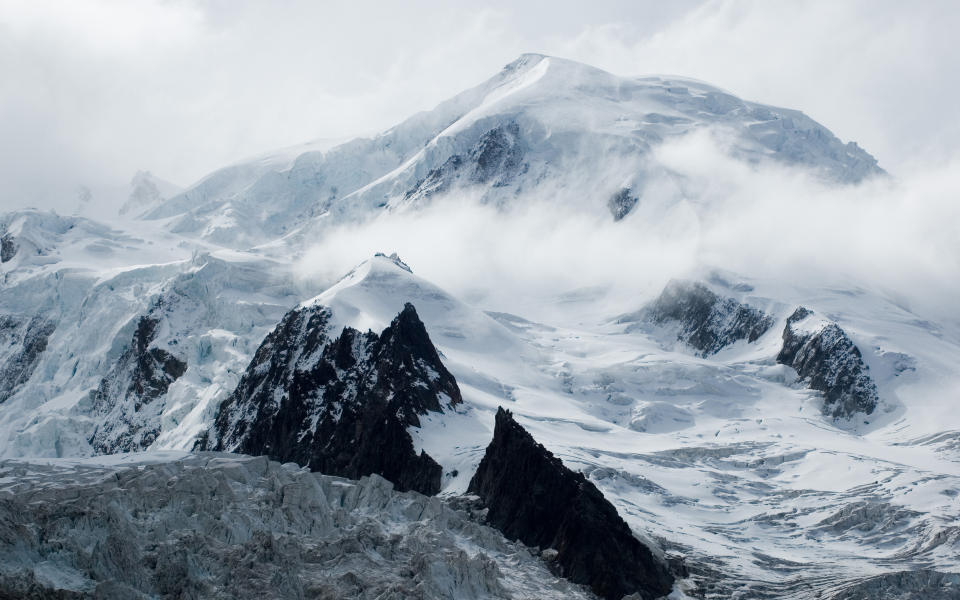
//> input picture histogram_equalization/Sequential/img/1047733-mont-blanc.jpg, 1920 x 1200 px (shown at 1/2 size); its folder holds only this picture in this run
$ ./main   (built with g++ and OpenCV 4)
//> lines starting //> are read from the running program, lines starting //| are printed output that depends on the picture
### histogram_equalization/Sequential/equalization.cpp
#include <opencv2/highgui/highgui.hpp>
#include <opencv2/imgproc/imgproc.hpp>

using namespace std;
using namespace cv;

void equalization(Mat image, int equalized[], int *yuv_vector)
{
    int index = 0;
    for(int i = 0; i < image.rows; i++) {
        for (int j = 0; j < image.cols; j++) {


            int Y = equalized[yuv_vector[index]];  // edit Y channel with equalized vector
            int U = yuv_vector[index+1];
            int V = yuv_vector[index+2];

            // reconvert from YUV to RGB
            unsigned char R = (unsigned char)max(0, min(255,(int)(Y + 1.4075 * (V - 128))));
            unsigned char G = (unsigned char)max(0, min(255,(int)(Y - 0.3455 * (U - 128) - (0.7169 * (V - 128)))));
            unsigned char B = (unsigned char)max(0, min(255,(int)(Y + 1.7790 * (U - 128))));

            Vec3b intensity = image.at<Vec3b>(i,j);

            intensity.val[0] = R;
            intensity.val[1] = G;
            intensity.val[2] = B;

            image.at<Vec3b>(i,j) = intensity;

            index = index + 3;
        }
    }
}

### histogram_equalization/Sequential/histogram.cpp
#include <opencv2/highgui/highgui.hpp>
#include <opencv2/imgproc/imgproc.hpp>

using namespace std;
using namespace cv;

void make_histogram(Mat image, int hist[], int *yuv_vector){
// receives the image histogram as formal parameter(int hist[]) and computes the RGB to YUV conversion, updating the Y histogram

    // initialize all intensity values to 0
    for(int i = 0; i < 256; i++){
        hist[i] = 0;
    }

    int index = 0;
    //slide rows and cols
    for(int i = 0; i < image.rows; i++) {
        for (int j = 0; j < image.cols; j++)
        {

            Vec3b intensity = image.at<Vec3b>(i,j); //vector with 3 byte entries, each one for R,G,B respectively

            int R = intensity.val[0]; // R is red
            int G = intensity.val[1]; // G is green
            int B = intensity.val[2]; // B is blue

            // Conversion
            int Y = R * .299000 + G * .587000 + B * .114000; // Y is the luminance level
            int U = R * -.168736 + G * -.331264 + B * .500000 + 128;
            int V = R * .500000 + G * -.418688 + B * -.081312 + 128;

            hist[Y]++;
            // memorize in a column vector all the pixels of the image in RGB format ( the yuv_vector is initialized like rows*cols*3 )
            yuv_vector[index] = Y;
            yuv_vector[index + 1] = U;
            yuv_vector[index + 2] = V;

            index = index +3;
        }
    }
}

void cumulative_hist(int hist[], int equalized[], int cols, int rows)

{
    int cumulative_histogram[256];

    cumulative_histogram[0] = hist[0];

    for(int i = 1; i < 256; i++)
    {
        cumulative_histogram[i] = hist[i] + cumulative_histogram[i-1]; //Computation of cdf

        equalized[i] = (int)(((float)cumulative_histogram[i] - hist[0])/((float)cols * rows - 1)*255); //Normalization of cdf
    }
}

### histogram_equalization/Sequential/main.cpp
#include <iostream>
#include <opencv2/highgui/highgui.hpp>
#include <opencv2/imgproc/imgproc.hpp>
#include <sys/time.h>
#include <sys/stat.h>
#include "histogram.cpp"
#include "equalization.cpp"
#include <fstream>


using namespace std;
using namespace cv;


int main(){

    // Paths to save the resized and equalized test images
    const char *test_dir_path = "../resizedTestImage";
    string _p = string(test_dir_path);

    const char *result_dir = "../eq";
    string _l = string(result_dir);
    ifstream h(_l);
    if (!h.good()){
        mkdir(result_dir, 0777);
    }

    // Path to save the files for speedup calculation
    // Reminder: resizing the original image is required for this analysis
    const char *speed_up = "../speedup";
    string _i = string(speed_up);
    ifstream k(_i);
    if (!k.good()){
        mkdir(speed_up, 0777);
    }

    // Load images from directory
    vector<String> fn;
    // Take the images from the directory. Use .jpg format
    glob("../img/*.jpg", fn, false);
    size_t count = fn.size();

    // Resize dimension vector, 0 is referred to the original size of images. Use the second vector to avoid resizing
    vector<int> image_sizes = {0,1000,2000,3000,4000,5000,6000,7000,8000,9000,10000};
    //vector<int> image_sizes = {0}
    size_t g = image_sizes.size();

    // Txt file to save result
    ofstream out("../eq/sequential_times.txt");

    // Start equalization
    for (int i=0; i<count; i++) {

        string img_name = to_string(i);
        ofstream spt("../speedup/sequential_times_for_speedup"  + img_name +".txt");

        for (int j = 0; j < g; j++) {
            // Image reading
            Mat image = imread(fn[i]);
//> image is the input picture: 1200 rows x 1920 cols, CV_8UC3; mean B, G, R 174.4, 165, 154.8
            if (j>0) {

                //We used these functions to varying the size of the same size
                resize(image, image, Size(image_sizes[j],image_sizes[j]));
                //imshow("Original Image", image);

                // If resizing is set, check if the directory "resizedtestImage"  is already created
                // Otherwise create it
                ifstream f(test_dir_path);
                if (f.good() == false){
                    mkdir(test_dir_path,0777);
                }
                imwrite(_p+"/"+img_name+ "_" + to_string(image_sizes[j]) + "x" + to_string(image_sizes[j]) + ".jpg", image);
            }
            struct timeval start, end;
            gettimeofday(&start, NULL);

            // For big image dimension is required to allocate array for avoid the segmentation fault
            int *yuv_vector = new int[image.rows * image.cols * 3];

            // Making the histogram
            int histogram[256];
            make_histogram(image, histogram, yuv_vector);
//> the loop in make_histogram, `for(int i = 0; i < image.rows; i++)` made 1200 passes
//> index on passes 1 to 3: 5760, 11520, 17280
//> after the loop in make_histogram, `for(int i = 0; i < image.rows; i++)`: index = 6912000
//> histogram = 256 values, max 47422 at index 231, min 0 at index 0, mean 9000

            // Making the equalized histogram
            int equalized[256];

            cumulative_hist(histogram, equalized, image.cols, image.rows);
//> in cumulative_hist, `cumulative_histogram[0] = hist[0];`: cumulative_histogram = 256 values from 0 to 0
//> after the loop in cumulative_hist, `for(int i = 1; i < 256; i++)`: cumulative_histogram = 256 values from 0 to 2304000
//> equalized = 256 values from 0 to 255

            equalization(image, equalized, yuv_vector);
//> the loop in equalization, `for(int i = 0; i < image.rows; i++)` made 1200 passes
//> after the loop in equalization, `for(int i = 0; i < image.rows; i++)`:
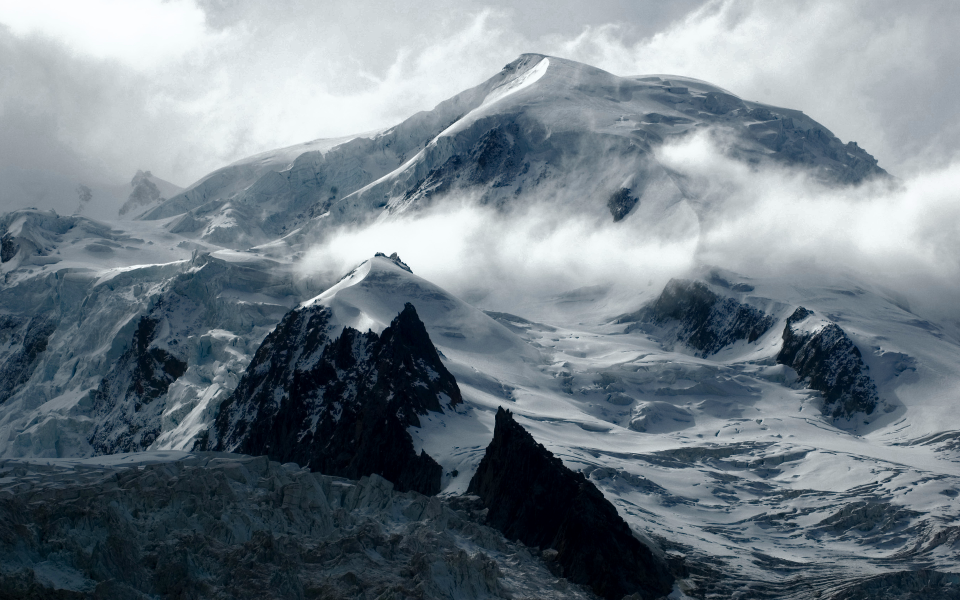
//> image: 1200 rows x 1920 cols, CV_8UC3 (shown at 1/2 size); mean B, G, R 134.6, 126.3, 114.7
//> after the loop in equalization, `for(int i = 0; i < image.rows; i++)`: index = 6912000

            gettimeofday(&end, NULL);
            double elapsed_time = ((end.tv_sec - start.tv_sec) * 1000000u + end.tv_usec - start.tv_usec) / 1.e6;
            string width = to_string(image.cols);
            string height = to_string(image.rows);

            //save result
            cout << "current size" << width << "x" << height << endl;
//| current size1920x1200
//> (the run ends here: the program stops with an error, at `int *yuv_vector = new int[image.rows * image.cols * 3];`)
